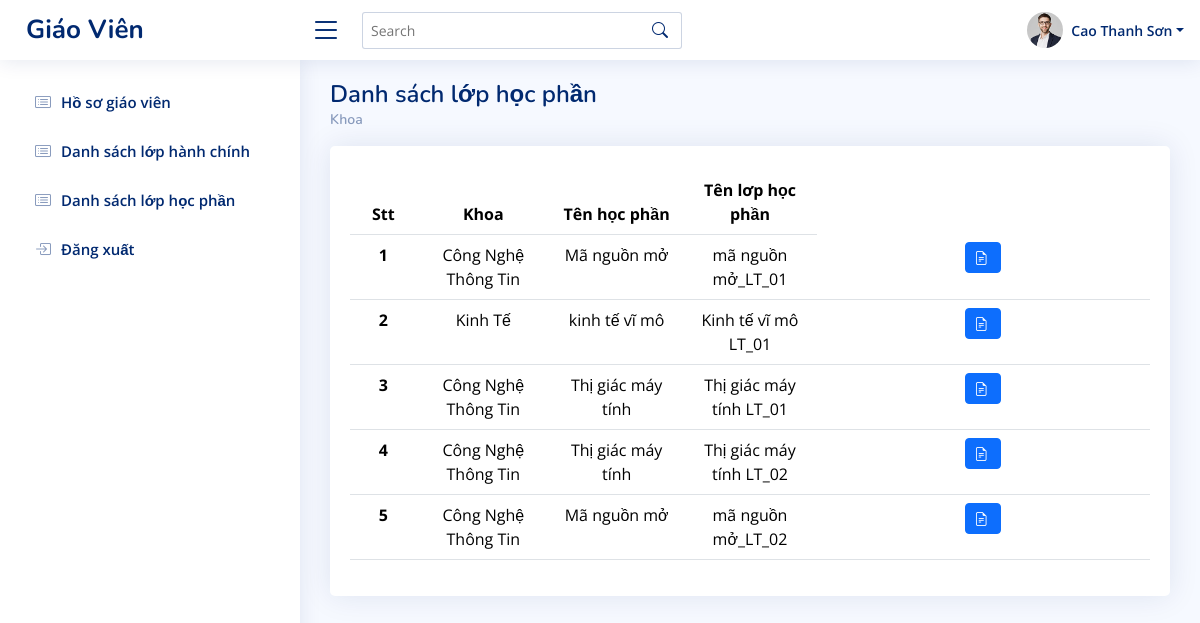
The page /thongtin/giaovien/index.php?action=lop-hoc-phan&idgv=1 (signed in) on the database its author committed.
### tables this page shows
CREATE TABLE `usergv` (
  `idgv` int(11) NOT NULL,
  `username` varchar(50) NOT NULL,
  `password` varchar(255) NOT NULL,
  `email` varchar(100) NOT NULL,
  `sdt` int(11) NOT NULL,
  `diachi` varchar(255) DEFAULT NULL,
  `created_at` varchar(255) NOT NULL
);

CREATE TABLE `qlkhoa` (
  `idkhoa` int(11) NOT NULL,
  `tenkhoa` varchar(255) NOT NULL
);

CREATE TABLE `qlhocphan` (
  `mahp` int(11) NOT NULL,
  `tenhp` varchar(255) NOT NULL,
  `sotinchi` int(11) NOT NULL,
  `makhoa` int(11) NOT NULL
);

CREATE TABLE `qllophocphan` (
  `malhp` int(11) NOT NULL,
  `tenlhp` varchar(255) NOT NULL,
  `hoc_ky` int(11) NOT NULL,
  `mahp` int(11) NOT NULL
);

### thongtin/giaovien/modules/mucchinh/lophocphan.php (the view)
<?php
$sql_danhsach = "SELECT*FROM usergv g
                JOIN viewusergv_lhp v ON v.magv = g.idgv
                JOIN qllophocphan l ON l.malhp = v.malhp
                JOIN qlhocphan p ON p.mahp = l.mahp
                JOIN qlkhoa k ON k.idkhoa = p.makhoa
                WHERE g.idgv = '$_GET[idgv]' ORDER BY l.malhp";
$query_danhsach = mysqli_query($mysqli,$sql_danhsach);
$query_danhsach2 = mysqli_query($mysqli,$sql_danhsach);
?>
<main id="main" class="main">
<?php
        $row = mysqli_fetch_array($query_danhsach2);
        if($row){
        ?>
    <div class="pagetitle">
    <h1>Danh sách lớp học phần</h1>
    <nav>
    <ol class="breadcrumb">
      <li class="breadcrumb-item"><a href="index.php?action=lop-hoc-phan&idgv=<?php echo $_GET['idgv'] ?>">Khoa</a></li>
  </nav>
</div>
<?php } ?>
    <section class="section dashboard">
        <div class="row">
            <div class="col-12">
                <div class="card recend-sales overflow-auto">
                    <div class="card-body mt-4">
                    <?php if ($query_danhsach->num_rows > 0): ?>
                        <table class="table table-broderless datatable">
                            <thead>
                                <tr>
                                    <th class="col-1 text-center">Stt</th>
                                    <th class="col-2 text-center">Khoa</th>
                                    <th class="col-2 text-center">Tên học phần</th>
                                    <th class="col-2 text-center">Tên lơp học phần</th>
                                </tr>
                            </thead>
                            <body>
                                <?php
                                $i = 0;
                                while($row = mysqli_fetch_array($query_danhsach)){
                                    $i++;
                                ?>
                                <tr>
                                    <th class="text-center" scope="row"><?php echo $i ?> </th>
                                    <td class="text-center"><?php echo $row['tenkhoa'] ?></td>
                                    <td class="text-center"><?php echo $row['tenhp'] ?></td>
                                    <td class="text-center"><?php echo $row['tenlhp'] ?></td>
                                    <td class="text-center">
                                        <a href="index.php?action=sv-lop-hoc-phan&magv=<?php echo $row['idgv'] ?>&malhp=<?php echo $row['malhp'] ?>" class="btn btn-primary btn-sm" title="noi dung"><i class="bi bi-file-earmark-text me-1"></i></a>
                                    </td>
                                </tr>
                                <?php
                                }
                                ?>
                            </body>
                        </table>
                        <?php else: ?>
          <h2>Chưa có lớp nào</h2>
      <?php endif; ?>
                    </div>
                </div>
            </div>
        </div>
    </section>
</main>

### thongtin/giaovien/modules/header.php (shortened to what this page needs)
<?php
$user_id = mysqli_real_escape_string($mysqli, $_SESSION['user_id']);
$sql_danhsach = "SELECT *
               FROM usergv
               WHERE idgv='$user_id'";
$query_danhsach = mysqli_query($mysqli,$sql_danhsach);
?>
<header id="header" class="header fixed-top d-flex align-items-center">
    <div class="d-flex align-items-center justify-content-between">
      <a href="http://localhost/thuctap/thongtin/giaovien/" class="logo d-flex align-items-center">
        <span class="d-none d-lg-block">Giáo Viên</span>
      </a>
      <i class="bi bi-list toggle-sidebar-btn"></i>
    </div>
    <div class="search-bar">
      <form class="search-form d-flex align-items-center" method="POST" action="#">
        <input type="text" name="query" placeholder="Search" title="Enter search keyword">
        <button type="submit" title="Search"><i class="bi bi-search"></i></button>
      </form>
    </div>
    <nav class="header-nav ms-auto">
      <ul class="d-flex align-items-center">
     <li class="nav-item dropdown pe-3">
          <?php
          while($row = mysqli_fetch_array($query_danhsach)){
          ?>
          <a class="nav-link nav-profile d-flex align-items-center pe-0" href="#" data-bs-toggle="dropdown">
            <img src="assets/img/profile-img.jpg" alt="Profile" class="rounded-circle">
            <span class="d-none d-md-block dropdown-toggle ps-2"><?php echo $row['username'] ?></span>
          </a>
          <?php } ?>
     </li>
      </ul>
    </nav>
  </header>

### thongtin/giaovien/modules/sidebar.php (shortened to what this page needs)
<?php
    $user_id = mysqli_real_escape_string($mysqli, $_SESSION['user_id']);
    $sql_danhsach = "SELECT * FROM usergv WHERE idgv = '$user_id'";
    $query_danhsach = mysqli_query($mysqli, $sql_danhsach);
?>
<aside id="sidebar" class="sidebar">
<ul class="sidebar-nav" id="sidebar-nav">
<?php
   while($row = mysqli_fetch_array($query_danhsach)){
    ?>
<li class="nav-item">
    <a class="nav-link collapsed" href="index.php?action=ho-so-giao-vien&idgv=<?php echo $row['idgv'] ?>">
      <i class="bi bi-card-list"></i>
          <span>Hồ sơ giáo viên</span>
    </a>
  </li>
  <li class="nav-item">
    <a class="nav-link collapsed" href="index.php?action=khoa&idgv=<?php echo $row['idgv'] ?>">
      <i class="bi bi-card-list"></i>
      <span>Danh sách lớp hành chính</span>
    </a>
  </li>
  <li class="nav-item">
    <a class="nav-link collapsed" href="index.php?action=lop-hoc-phan&idgv=<?php echo $row['idgv'] ?>">
      <i class="bi bi-card-list"></i>
      <span>Danh sách lớp học phần</span>
    </a>
  </li>
  <?php }?>
  <li class="nav-item">
    <a class="nav-link collapsed" href="index.php?action=1">
      <i class="bi bi-box-arrow-in-right"></i>
      <span>Đăng xuất</span>
    </a>
  </li>
</ul>
</aside>

### thongtin/giaovien/assets/css/style.css (style rules this page uses)
:root { scroll-behavior: smooth; }
body { font-family: "Open Sans", sans-serif; background: #f6f9ff; color: #444444; }
a { color: #4154f1; text-decoration: none; }
h1, h2, h3, h4, h5, h6 { font-family: "Nunito", sans-serif; }
#main { margin-top: 60px; padding: 20px 30px; transition: all 0.3s; }
.pagetitle { margin-bottom: 10px; }
.pagetitle h1 { font-size: 24px; margin-bottom: 0; font-weight: 600; color: #012970; }
.card { margin-bottom: 30px; border: none; border-radius: 5px; box-shadow: 0px 0 30px rgba(1, 41, 112, 0.1); }
.card-body { padding: 0 20px 20px 20px; }
.breadcrumb { font-size: 14px; font-family: "Nunito", sans-serif; color: #899bbd; font-weight: 600; }
.breadcrumb a { color: #899bbd; transition: 0.3s; }
.breadcrumb .breadcrumb-item::before { color: #899bbd; }
.logo { line-height: 1; }
@media (min-width: 1200px) { .logo { width: 280px; } }
.logo span { font-size: 26px; font-weight: 700; color: #012970; font-family: "Nunito", sans-serif; }
.header { transition: all 0.5s; z-index: 997; height: 60px; box-shadow: 0px 2px 20px rgba(1, 41, 112, 0.1); background-color: #fff; padding-left: 20px; }
.header .toggle-sidebar-btn { font-size: 32px; padding-left: 10px; cursor: pointer; color: #012970; }
.header .search-bar { min-width: 360px; padding: 0 20px; }
.header .search-form { width: 100%; }
.header .search-form input { border: 0; font-size: 14px; color: #012970; border: 1px solid rgba(1, 41, 112, 0.2); padding: 7px 38px 7px 8px; border-radius: 3px; transition: 0.3s; width: 100%; }
.header .search-form button { border: 0; padding: 0; margin-left: -30px; background: none; }
.header .search-form button i { color: #012970; }
.header-nav ul { list-style: none; }
.header-nav>ul { margin: 0; padding: 0; }
.header-nav .nav-profile { color: #012970; }
.header-nav .nav-profile img { max-height: 36px; }
.header-nav .nav-profile span { font-size: 14px; font-weight: 600; }
.sidebar { position: fixed; top: 60px; left: 0; bottom: 0; width: 300px; z-index: 996; transition: all 0.3s; padding: 20px; overflow-y: auto; scrollbar-width: thin; scrollbar-color: #aab7cf transparent; box-shadow: 0px 0px 20px rgba(1, 41, 112, 0.1); background-color: #fff; }
@media (min-width: 1200px) { #main, #footer { margin-left: 300px; } }
.sidebar-nav { padding: 0; margin: 0; list-style: none; }
.sidebar-nav li { padding: 0; margin: 0; list-style: none; }
.sidebar-nav .nav-item { margin-bottom: 5px; }
.sidebar-nav .nav-link { display: flex; align-items: center; font-size: 15px; font-weight: 600; color: #4154f1; transition: 0.3; background: #f6f9ff; padding: 10px 15px; border-radius: 4px; }
.sidebar-nav .nav-link i { font-size: 16px; margin-right: 10px; color: #4154f1; }
.sidebar-nav .nav-link.collapsed { color: #012970; background: #fff; }
.sidebar-nav .nav-link.collapsed i { color: #899bbd; }

### rows shown on the page
usergv: qlkhoa.tenkhoa "Công Nghệ Thông Tin", qlhocphan.tenhp "Mã nguồn mở", qllophocphan.tenlhp "mã nguồn mở_LT_01", qlkhoa.tenkhoa "Kinh Tế", qlhocphan.tenhp "kinh tế vĩ mô", qllophocphan.tenlhp "Kinh tế vĩ mô LT_01", qlhocphan.tenhp "Thị giác máy tính", qllophocphan.tenlhp "Thị giác máy tính LT_01", qllophocphan.tenlhp "Thị giác máy tính LT_02", qllophocphan.tenlhp "mã nguồn mở_LT_02", username "Cao Thanh Sơn"
